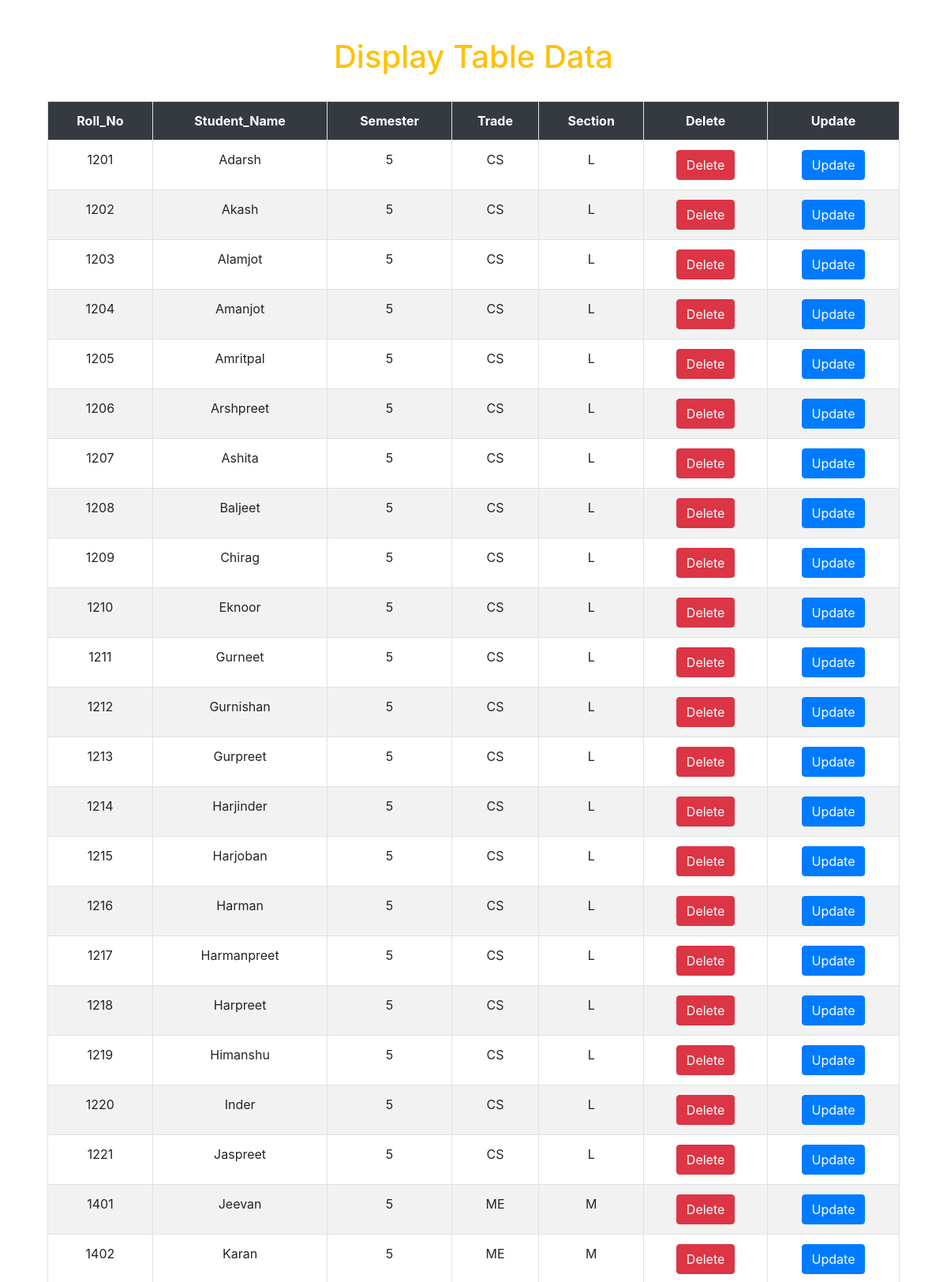
Screenshot of /display.php (upper part) with the database file from the repository.
### tables this page shows
CREATE TABLE `student` (
  `id` int(11) NOT NULL,
  `Student_name` varchar(200) NOT NULL,
  `Trade` varchar(200) NOT NULL,
  `Semester` varchar(200) NOT NULL,
  `Roll_No` varchar(200) NOT NULL,
  `section` varchar(50) NOT NULL
);

### display.php (the view, shortened to what this page needs)
<!DOCTYPE html>
<html>
<head>
  <link rel="stylesheet" href="https://maxcdn.bootstrapcdn.com/bootstrap/4.0.0/css/bootstrap.min.css">
 <link rel="stylesheet" type="text/css" href="http://ajax.aspnetcdn.com/ajax/jquery.dataTables/1.9.4/css/jquery.dataTables.css">
</head>
<body>
<div class="container">
<div class="col-lg-12">
<br><br>
<h1 class="text-warning text-center" > Display Table Data </h1>
<br>
<table Roll_No ="tabledata" class=" table table-striped table-hover table-bordered">
	<tr class="bg-dark text-white text-center">
		<th>Roll_No</th>
		<th>Student_Name</th>
		<th>Semester</th>
		<th>Trade</th>
		<th>Section</th>
		<th>Delete</th>
		<th>Update</th>
	</tr >
 <?php
 include 'assets/includes/connection.php';
 $q = "select * from student";
 $query = mysqli_query($con,$q);
 while($res = mysqli_fetch_array($query)){
 ?>
 <tr class="text-center">
 		<td><?php echo $res['Roll_No'];  ?></td>
 		<td><?php echo $res['Student_name'];  ?></td>
 		<td><?php echo $res['Semester'];  ?></td>
 		<td><?php echo $res['Trade'];  ?></td>
 		<td><?php echo $res['section'];  ?></td>
 		<td> <button class="btn-danger btn"> <a href="delete.php?Roll_No=<?php echo $res['Roll_No']; ?>" class="text-white"> Delete </a>  </button> </td>
 		<td> <button class="btn-primary btn"> <a href="update.php?Roll_No=<?php echo $res['Roll_No']; ?>" class="text-white"> Update </a> </button> </td>
 </tr>
 <?php
 }
  ?>
 </table>
 </div>
 </div>
</body>
</html>

### rows the page displays
student: Roll_No "1201", Student_name "Adarsh", Semester "5", Trade "CS", section "L"
student: Roll_No "1202", Student_name "Akash", Semester "5", Trade "CS", section "L"
student: Roll_No "1203", Student_name "Alamjot", Semester "5", Trade "CS", section "L"
student: Roll_No "1204", Student_name "Amanjot", Semester "5", Trade "CS", section "L"
student: Roll_No "1205", Student_name "Amritpal", Semester "5", Trade "CS", section "L"
student: Roll_No "1206", Student_name "Arshpreet", Semester "5", Trade "CS", section "L"
student: Roll_No "1207", Student_name "Ashita", Semester "5", Trade "CS", section "L"
student: Roll_No "1208", Student_name "Baljeet", Semester "5", Trade "CS", section "L"
student: Roll_No "1209", Student_name "Chirag", Semester "5", Trade "CS", section "L"
student: Roll_No "1210", Student_name "Eknoor", Semester "5", Trade "CS", section "L"
student: Roll_No "1211", Student_name "Gurneet", Semester "5", Trade "CS", section "L"
student: Roll_No "1212", Student_name "Gurnishan", Semester "5", Trade "CS", section "L"
student: Roll_No "1213", Student_name "Gurpreet", Semester "5", Trade "CS", section "L"
student: Roll_No "1214", Student_name "Harjinder", Semester "5", Trade "CS", section "L"
student: Roll_No "1215", Student_name "Harjoban", Semester "5", Trade "CS", section "L"
student: Roll_No "1216", Student_name "Harman", Semester "5", Trade "CS", section "L"
student: Roll_No "1217", Student_name "Harmanpreet", Semester "5", Trade "CS", section "L"
student: Roll_No "1218", Student_name "Harpreet", Semester "5", Trade "CS", section "L"
student: Roll_No "1219", Student_name "Himanshu", Semester "5", Trade "CS", section "L"
student: Roll_No "1220", Student_name "Inder", Semester "5", Trade "CS", section "L"
student: Roll_No "1221", Student_name "Jaspreet", Semester "5", Trade "CS", section "L"
student: Roll_No "1401", Student_name "Jeevan", Semester "5", Trade "ME", section "M"
student: Roll_No "1402", Student_name "Karan", Semester "5", Trade "ME", section "M"
